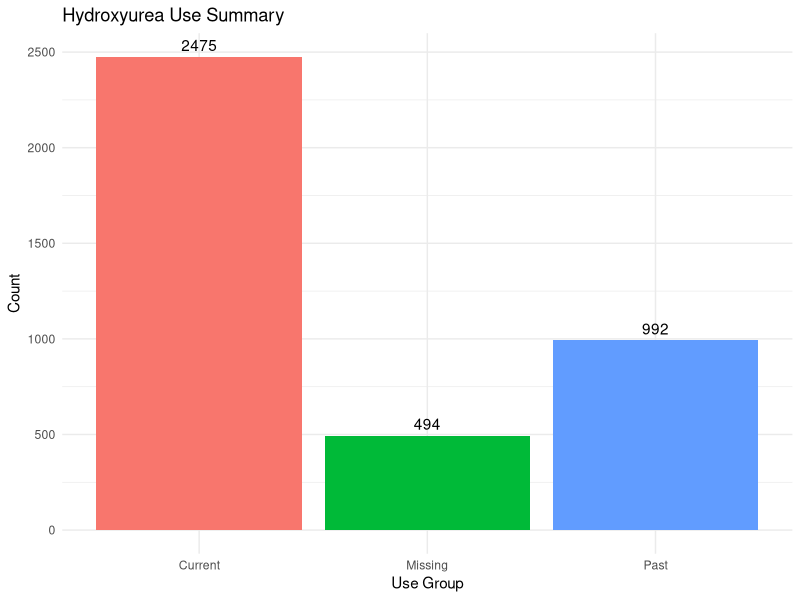
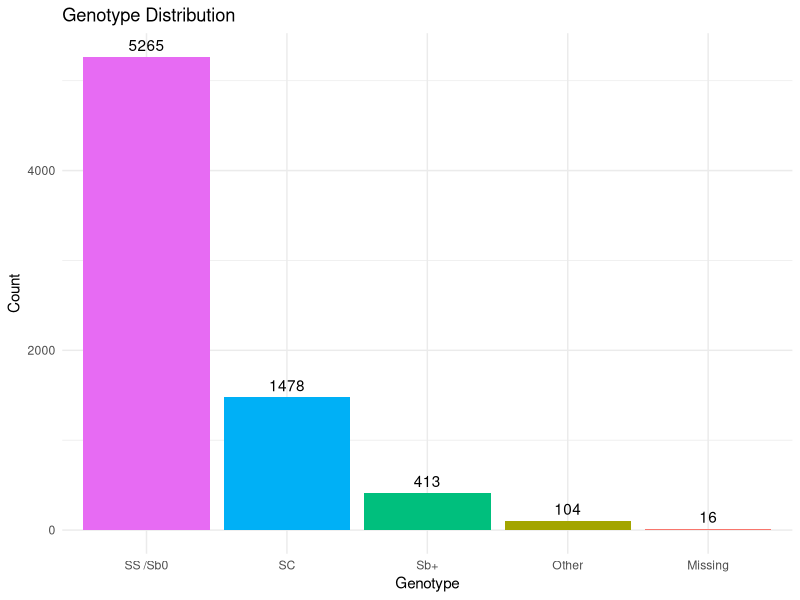
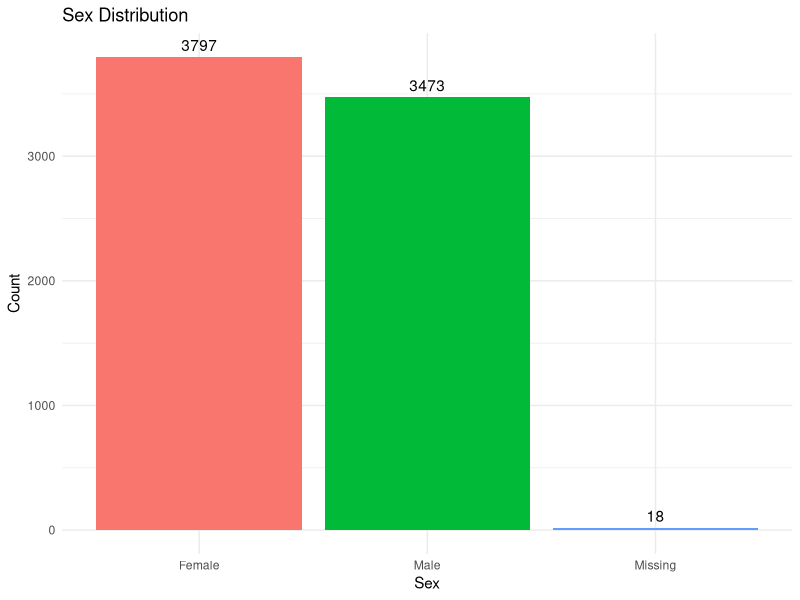
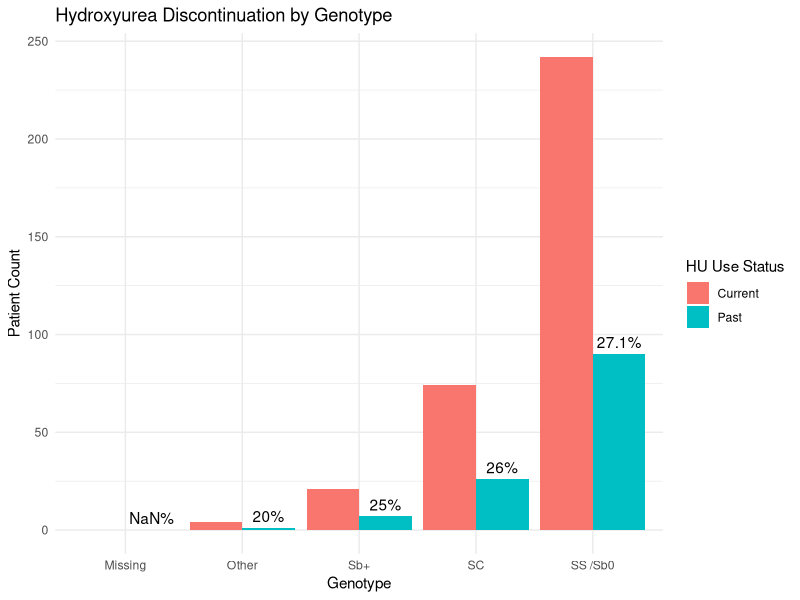
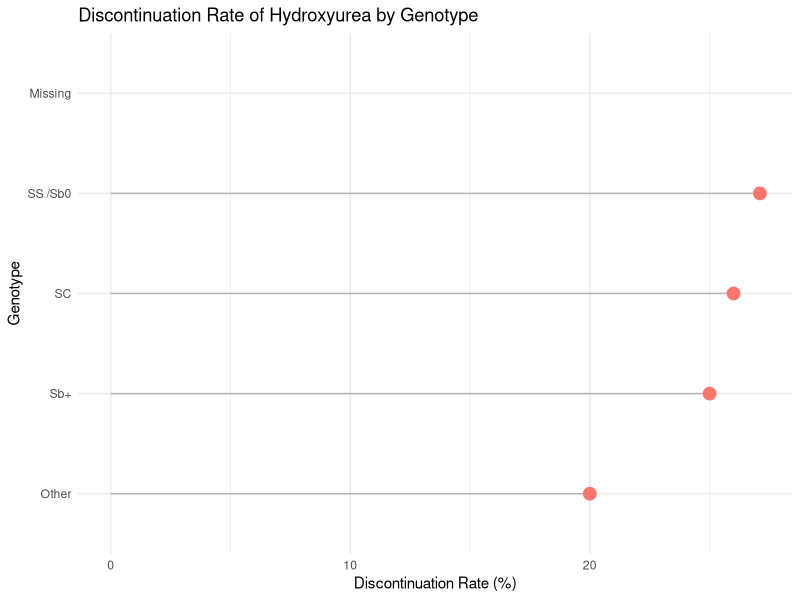
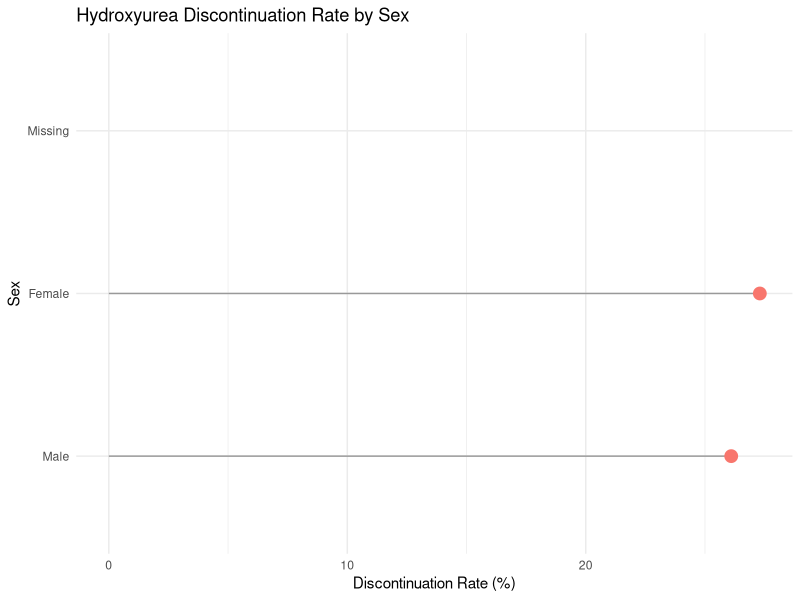
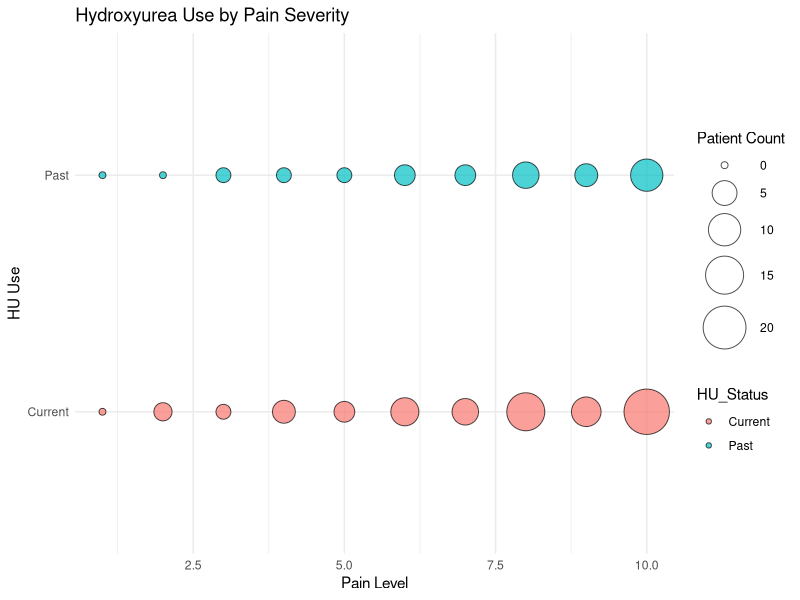

The R script that drew these images, in order:
## ---- chunk 1
knitr::opts_chunk$set(echo = FALSE, warning = FALSE, message = FALSE) 
## ---- chunk 2
library(tidyverse)

hu <- read_csv("HU_use.csv")
colnames(hu)

hu_long <- hu %>%
  pivot_longer(
    cols = c(`Baby HUG`, `C-Data`, `MSH`, `SCDIC`, `Walk-PHaSST`),
    names_to = "Study",
    values_to = "Count"
  ) %>%
  mutate(
    Count = parse_number(Count),   
    Response = str_trim(Response) 
  ) %>%
  filter(Response != "Total")     
hu_summary <- hu_long %>%
  group_by(Response) %>%
  summarise(Count = sum(Count, na.rm = TRUE)) %>%
  mutate(Percentage = round(Count / sum(Count) * 100, 2))

ggplot(hu_summary, aes(x = Response, y = Count, fill = Response)) +
  geom_col(show.legend = FALSE) +
  geom_text(aes(label = Count), vjust = -0.5) +
  labs(title = "Hydroxyurea Use Summary", x = "Use Group", y = "Count") +
  theme_minimal()
## ---- chunk 3
genotype <- read_csv("genotype.csv")

genotype_long <- genotype %>%
  pivot_longer(
    cols = c(`Baby HUG`, `C-Data`, `MSH`, `SCDIC`, `Walk-PHaSST`),
    names_to = "Study",
    values_to = "Count"
  ) %>%
  mutate(
    Count = parse_number(Count),
    Response = str_trim(Response)
  ) %>%
  filter(Response != "Total")

genotype_summary <- genotype_long %>%
  group_by(Response) %>%
  summarise(Count = sum(Count, na.rm = TRUE)) %>%
  mutate(Percentage = round(Count / sum(Count) * 100, 2))

ggplot(genotype_summary, aes(x = reorder(Response, -Count), y = Count, fill = Response)) +
  geom_col(show.legend = FALSE) +
  geom_text(aes(label = Count), vjust = -0.5) +
  labs(title = "Genotype Distribution", x = "Genotype", y = "Count") +
  theme_minimal()
## ---- chunk 4
sex <- read_csv("sex.csv")

sex_long <- sex %>%
  pivot_longer(
    cols = c(`Baby HUG`, `C-Data`, `MSH`, `SCDIC`, `Walk-PHaSST`),
    names_to = "Study",
    values_to = "Count"
  ) %>%
  mutate(
    Count = parse_number(Count),
    Response = str_trim(Response)
  ) %>%
  filter(Response != "Total")

sex_summary <- sex_long %>%
  group_by(Response) %>%
  summarise(Count = sum(Count, na.rm = TRUE)) %>%
  mutate(Percentage = round(Count / sum(Count) * 100, 2))

ggplot(sex_summary, aes(x = reorder(Response, -Count), y = Count, fill = Response)) +
  geom_col(show.legend = FALSE) +
  geom_text(aes(label = Count), vjust = -0.5) +
  labs(title = "Sex Distribution", x = "Sex", y = "Count") +
  theme_minimal()
## ---- chunk 5
library(tidyverse)

hu <- read_csv("HU_use.csv")
genotype <- read_csv("genotype.csv")

hu_long <- hu %>%
  pivot_longer(cols = -c(Variable, Response), names_to = "Study", values_to = "Count") %>%
  mutate(Count = parse_number(Count), HU_Status = str_trim(Response)) %>%
  filter(HU_Status %in% c("Current", "Past"))

geno_long <- genotype %>%
  pivot_longer(cols = -c(Variable, Response), names_to = "Study", values_to = "Count") %>%
  mutate(Count = parse_number(Count), Genotype = str_trim(Response)) %>%
  filter(Genotype != "Total")

hu_summary <- hu_long %>%
  group_by(Study, HU_Status) %>%
  summarise(HU_Count = sum(Count), .groups = "drop")

geno_summary <- geno_long %>%
  group_by(Study, Genotype) %>%
  summarise(Genotype_Count = sum(Count), .groups = "drop")

merged <- inner_join(hu_summary, geno_summary, by = "Study") %>%
  mutate(Approx_Count = round((HU_Count / sum(HU_Count)) * Genotype_Count, 0)) %>%
  group_by(Genotype, HU_Status) %>%
  summarise(Patient_Count = sum(Approx_Count), .groups = "drop")

merged_pct <- merged %>%
  pivot_wider(names_from = HU_Status, values_from = Patient_Count, values_fill = 0) %>%
  mutate(
    Total = Current + Past,
    Discontinuation_Rate = round(Past / Total * 100, 1)
  ) %>%
  pivot_longer(cols = c(Current, Past), names_to = "HU_Status", values_to = "Patient_Count")

merged_pct <- merged_pct %>%
  mutate(label = ifelse(HU_Status == "Past", paste0(Discontinuation_Rate, "%"), ""))

ggplot(merged_pct, aes(x = Genotype, y = Patient_Count, fill = HU_Status)) +
  geom_col(position = "dodge") +
  geom_text(aes(label = label), position = position_dodge(width = 0.9), vjust = -0.5) +
  labs(
    title = "Hydroxyurea Discontinuation by Genotype",
    x = "Genotype",
    y = "Patient Count",
    fill = "HU Use Status"
  ) +
  theme_minimal()

## ---- chunk 6
hu_table <- merged %>%
  pivot_wider(names_from = HU_Status, values_from = Patient_Count, values_fill = 0) %>%
  mutate(
    DiscontinuationRate = round(Past / (Past + Current) * 100, 1)
  ) %>%
  arrange(desc(DiscontinuationRate))

print(hu_table)
## ---- chunk 7
discon_summary <- merged %>%
  pivot_wider(names_from = HU_Status, values_from = Patient_Count, values_fill = 0) %>%
  mutate(
    Total = Current + Past,
    Discontinuation_Rate = round(Past / Total * 100, 1)
  )

ggplot(discon_summary, aes(x = reorder(Genotype, Discontinuation_Rate), y = Discontinuation_Rate)) +
  geom_segment(aes(xend = Genotype, y = 0, yend = Discontinuation_Rate), color = "gray70") +
  geom_point(size = 4, color = "#F8766D") +
  coord_flip() +
  labs(
    title = "Discontinuation Rate of Hydroxyurea by Genotype",
    x = "Genotype",
    y = "Discontinuation Rate (%)"
  ) +
  theme_minimal()
## ---- chunk 8
sex_summary <- sex_long %>%
  group_by(Study, Sex = Response) %>%
  summarise(Sex_Count = sum(Count), .groups = "drop")

hu_sex <- inner_join(hu_summary, sex_summary, by = "Study") %>%
  mutate(Approx_Count = round((HU_Count / sum(HU_Count)) * Sex_Count, 0)) %>%
  group_by(Sex, HU_Status) %>%
  summarise(Patient_Count = sum(Approx_Count), .groups = "drop") %>%
  pivot_wider(names_from = HU_Status, values_from = Patient_Count, values_fill = 0) %>%
  mutate(Discon_Rate = round(Past / (Past + Current) * 100, 1))

ggplot(hu_sex, aes(x = reorder(Sex, Discon_Rate), y = Discon_Rate)) +
  geom_segment(aes(xend = Sex, y = 0, yend = Discon_Rate), color = "gray60") +
  geom_point(size = 4, color = "#F8766D") +
  labs(
    title = "Hydroxyurea Discontinuation Rate by Sex",
    x = "Sex",
    y = "Discontinuation Rate (%)"
  ) +
  coord_flip() +
  theme_minimal()
## ---- chunk 9
pain_severity <- read_csv("pain_severity.csv")

pain_long <- pain_severity %>%
  pivot_longer(-c(Variable, Response), names_to = "Study", values_to = "Count") %>%
  filter(Response != "Total") %>%
  mutate(Pain_Level = str_trim(Response), Count = parse_number(Count))

hu_pain <- inner_join(hu_summary, pain_long, by = "Study") %>%
  mutate(Approx_Count = round((HU_Count / sum(HU_Count)) * Count, 0)) %>%
  group_by(Pain_Level, HU_Status) %>%
  summarise(Patient_Count = sum(Approx_Count), .groups = "drop")

hu_pain <- hu_pain %>%
  mutate(Pain_Level = as.numeric(Pain_Level)) %>%
  filter(Pain_Level >= 1, Pain_Level <= 10)

ggplot(hu_pain, aes(x = Pain_Level, y = HU_Status, size = Patient_Count, fill = HU_Status)) +
  geom_point(alpha = 0.7, shape = 21, color = "black") +
  scale_size(range = c(2, 15)) +
  labs(
    title = "Hydroxyurea Use by Pain Severity",
    x = "Pain Level",
    y = "HU Use",
    size = "Patient Count"
  ) +
  theme_minimal()
